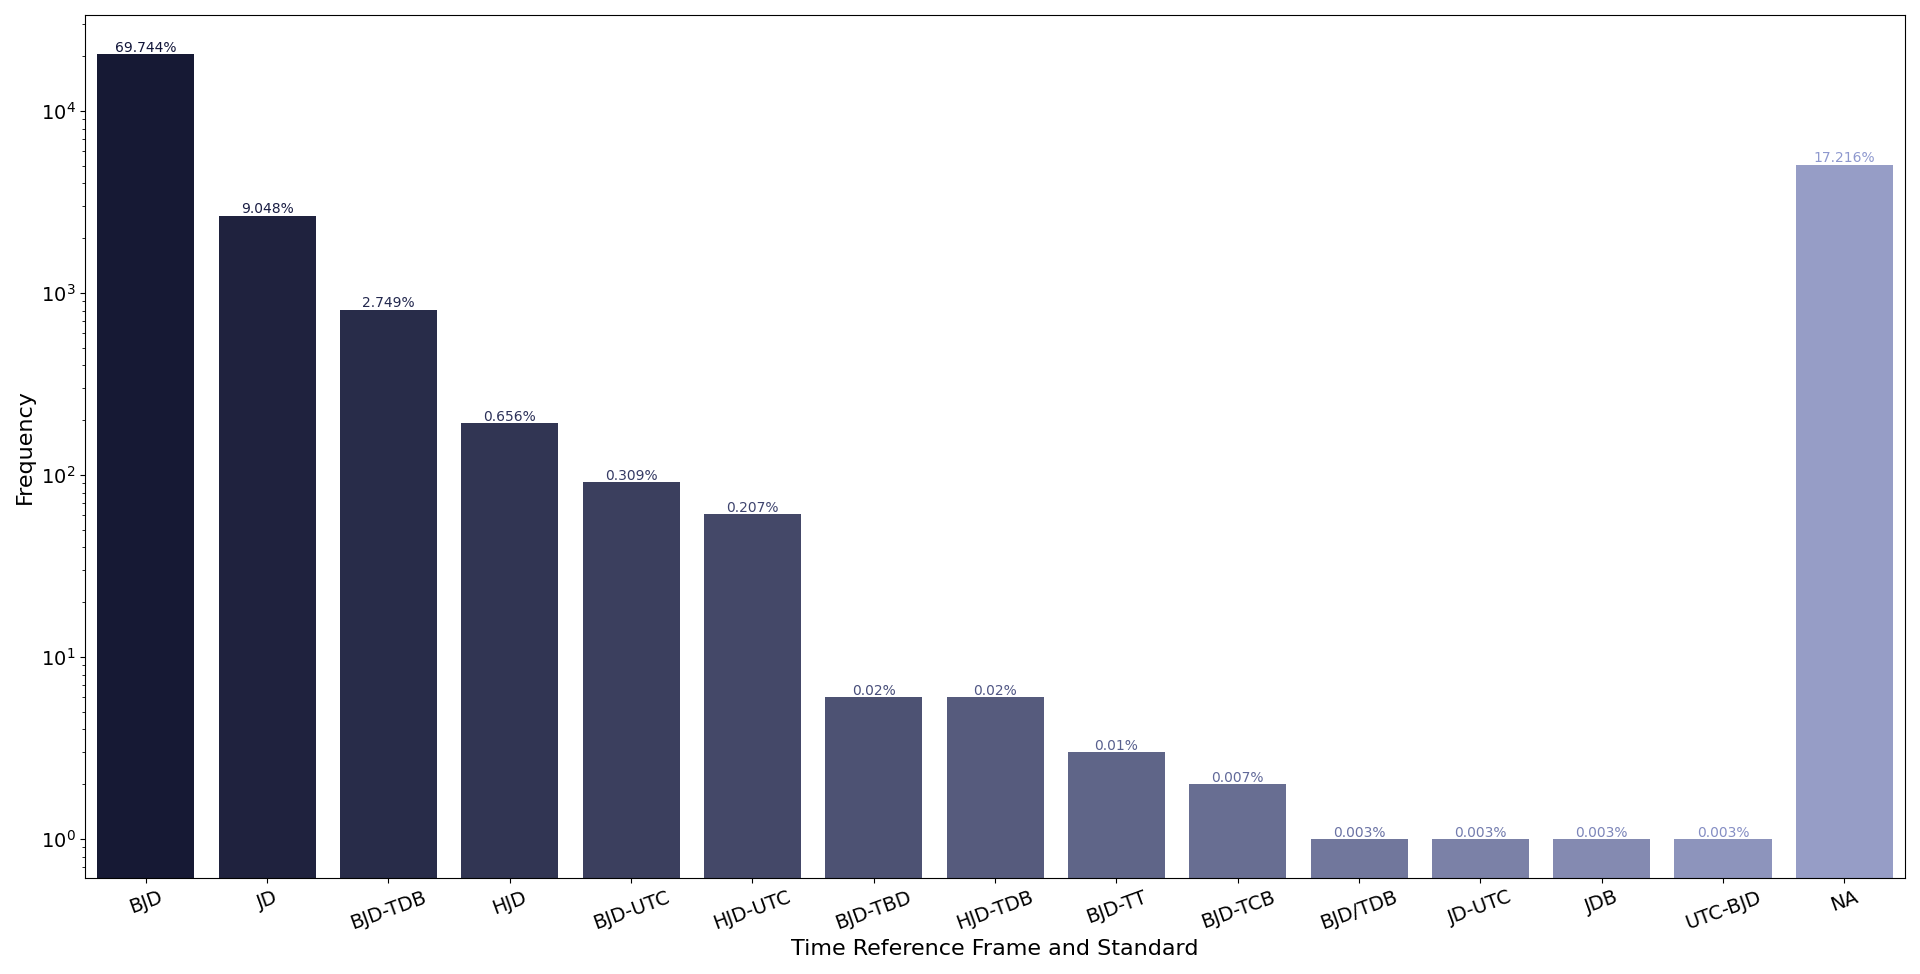

This chart was generated by the following Python code:

# Paths:
path_data = "data/"
path_plot = "Plot_types/Barplot/"

# Packages:
import numpy as np
import pandas as pd
import seaborn as sns
import matplotlib as mpl
import matplotlib.pyplot as plt

# Display options:
pd.set_option("display.width", 1200)
pd.set_option("display.max_columns", 300)
pd.set_option("display.max_rows", 300)

# Dataset:
df = pd.read_csv(path_data + "nasa_exoplanets.csv")
df_varnames = pd.read_csv(path_data + "nasa_exoplanets_var_names.csv")

# Variables:
cat_var = "pl_tsystemref"
cat_var_name = df_varnames.loc[(df_varnames["var"] == cat_var), ["var_name"]].values[0][0]

# Adapt the data:
df_plot = df.groupby(by = cat_var)[cat_var].agg("count")
levels = df_plot.index.tolist()
df_plot = pd.DataFrame({"level": levels,
                        "freq": df_plot.values.tolist()}).sort_values("freq",
                                                                      ascending = False)

# Deal with nan:
df_plot = df_plot.append(pd.DataFrame({"level": ["NA"],
                                       "freq": df[cat_var].isna().sum()}),
                        sort = False)
df_plot = df_plot.copy().reset_index(drop = True)

# Relative frequency:
df_plot["freq_rel"] = [str(round(i/sum(df_plot["freq"])*100, 3)) + "%" for i in df_plot["freq"]]

# Plot:
n_levels = df_plot.shape[0]
cmap = mpl.colors.LinearSegmentedColormap.from_list("my_palette", ["#111539", "#97A1D9"])
fig = plt.figure(figsize = (20, 10),
                 tight_layout = True)
ax = sns.barplot(
    data = df_plot,
    x = "level",
    y = "freq",
    color = "level",
    dodge = False,
    palette = [cmap(i/n_levels) for i in np.array(range(n_levels))]
)
ind = 0
for p in ax.patches:
    width = p.get_width()
    height = p.get_height()
    x, y = p.get_xy() 
    ax.annotate(
        text = f'{df_plot["freq_rel"][ind]}',
        xy = (x + width/2, y + height*1.03),
        ha = "center",
        color = [cmap(i/n_levels) for i in np.array(range(n_levels))][ind]
    )
    ind += 1
_ = ax.set_yscale("log")
_ = ax.set_xlabel(cat_var_name,
                  fontsize = 16)
_ = ax.set_ylabel("Frequency",
                  fontsize = 16)
_ = plt.xticks(fontsize = 14,
               rotation = 20)
_ = plt.yticks(fontsize = 14)
plt.legend([],[], frameon = False)
